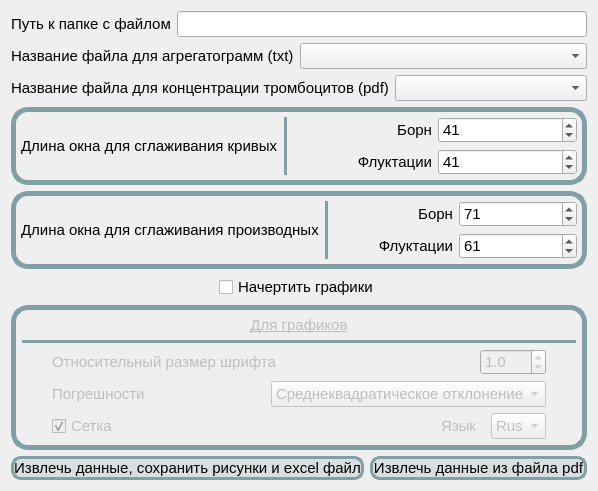
      <widget class="QWidget" name="tab_5">
       <attribute name="title">
        <string>Биола</string>
       </attribute>
       <layout class="QGridLayout" name="gridLayout_10">
        <item row="0" column="0">
         <layout class="QHBoxLayout" name="horizontalLayout_40">
          <item>
           <widget class="QLabel" name="lb_path_2">
            <property name="sizePolicy">
             <sizepolicy hsizetype="Preferred" vsizetype="Fixed">
              <horstretch>0</horstretch>
              <verstretch>0</verstretch>
             </sizepolicy>
            </property>
            <property name="font">
             <font>
              <family>Segoe UI</family>
              <pointsize>11</pointsize>
             </font>
            </property>
            <property name="text">
             <string>Путь к папке с файлом</string>
            </property>
           </widget>
          </item>
          <item>
           <widget class="QLineEdit" name="path_for_biola">
            <property name="font">
             <font>
              <pointsize>11</pointsize>
             </font>
            </property>
            <property name="toolTip">
             <string>&lt;html&gt;&lt;head/&gt;&lt;body&gt;&lt;p&gt;Путь к папке с файлом txt, который был сохранен из программы для Биолы&lt;/p&gt;&lt;/body&gt;&lt;/html&gt;</string>
            </property>
            <property name="text">
             <string/>
            </property>
           </widget>
          </item>
         </layout>
        </item>
        <item row="1" column="0">
         <layout class="QHBoxLayout" name="horizontalLayout_73">
          <item>
           <layout class="QHBoxLayout" name="horizontalLayout_41">
            <item>
             <widget class="QLabel" name="lb_path_3">
              <property name="sizePolicy">
               <sizepolicy hsizetype="Fixed" vsizetype="Minimum">
                <horstretch>0</horstretch>
                <verstretch>0</verstretch>
               </sizepolicy>
              </property>
              <property name="font">
               <font>
                <family>Segoe UI</family>
                <pointsize>11</pointsize>
               </font>
              </property>
              <property name="text">
               <string>Название файла для агрегатограмм (txt)</string>
              </property>
              <property name="alignment">
               <set>Qt::AlignLeading|Qt::AlignLeft|Qt::AlignVCenter</set>
              </property>
             </widget>
            </item>
            <item>
             <widget class="QComboBox" name="comboBox_biola">
              <property name="sizePolicy">
               <sizepolicy hsizetype="Preferred" vsizetype="Fixed">
                <horstretch>0</horstretch>
                <verstretch>0</verstretch>
               </sizepolicy>
              </property>
              <property name="font">
               <font>
                <pointsize>11</pointsize>
               </font>
              </property>
             </widget>
            </item>
           </layout>
          </item>
         </layout>
        </item>
        <item row="2" column="0">
         <layout class="QHBoxLayout" name="horizontalLayout_72">
          <item>
           <widget class="QLabel" name="lb_path_16">
            <property name="sizePolicy">
             <sizepolicy hsizetype="Fixed" vsizetype="Minimum">
              <horstretch>0</horstretch>
              <verstretch>0</verstretch>
             </sizepolicy>
            </property>
            <property name="font">
             <font>
              <family>Segoe UI</family>
              <pointsize>11</pointsize>
             </font>
            </property>
            <property name="text">
             <string>Название файла для концентрации тромбоцитов (pdf)</string>
            </property>
            <property name="alignment">
             <set>Qt::AlignLeading|Qt::AlignLeft|Qt::AlignVCenter</set>
            </property>
           </widget>
          </item>
          <item>
           <widget class="QComboBox" name="comboBox_biola_concentration">
            <property name="sizePolicy">
             <sizepolicy hsizetype="Preferred" vsizetype="Fixed">
              <horstretch>0</horstretch>
              <verstretch>0</verstretch>
             </sizepolicy>
            </property>
            <property name="font">
             <font>
              <pointsize>11</pointsize>
             </font>
            </property>
           </widget>
          </item>
         </layout>
        </item>
        <item row="3" column="0">
         <layout class="QVBoxLayout" name="verticalLayout_31">
          <item>
           <widget class="QFrame" name="vvvv">
            <property name="sizePolicy">
             <sizepolicy hsizetype="Preferred" vsizetype="Fixed">
              <horstretch>0</horstretch>
              <verstretch>0</verstretch>
             </sizepolicy>
            </property>
            <property name="styleSheet">
             <string notr="true">QFrame#vvvv{
border: 5px solid rgb(128, 160, 165);
border-radius: 17px;
}</string>
            </property>
            <layout class="QHBoxLayout" name="vvv">
             <property name="leftMargin">
              <number>5</number>
             </property>
             <property name="topMargin">
              <number>5</number>
             </property>
             <property name="rightMargin">
              <number>5</number>
             </property>
             <property name="bottomMargin">
              <number>5</number>
             </property>
             <item>
              <widget class="QLabel" name="label_15">
               <property name="sizePolicy">
                <sizepolicy hsizetype="Fixed" vsizetype="MinimumExpanding">
                 <horstretch>0</horstretch>
                 <verstretch>0</verstretch>
                </sizepolicy>
               </property>
               <property name="font">
                <font>
                 <pointsize>11</pointsize>
                </font>
               </property>
               <property name="toolTip">
                <string>&lt;html&gt;&lt;head/&gt;&lt;body&gt;&lt;p&gt;Это фильтр Савицкого-голея&lt;/p&gt;&lt;/body&gt;&lt;/html&gt;</string>
               </property>
               <property name="text">
                <string>Длина окна для сглаживания кривых</string>
               </property>
              </widget>
             </item>
             <item>
              <widget class="Line" name="line_16">
               <property name="sizePolicy">
                <sizepolicy hsizetype="Minimum" vsizetype="Minimum">
                 <horstretch>0</horstretch>
                 <verstretch>0</verstretch>
                </sizepolicy>
               </property>
               <property name="styleSheet">
                <string notr="true">color: rgb(128, 160, 165);</string>
               </property>
               <property name="frameShadow">
                <enum>QFrame::Plain</enum>
               </property>
               <property name="lineWidth">
                <number>4</number>
               </property>
               <property name="orientation">
                <enum>Qt::Vertical</enum>
               </property>
              </widget>
             </item>
             <item>
              <layout class="QVBoxLayout" name="verticalLayout_23">
               <item>
                <layout class="QHBoxLayout" name="horizontalLayout_46">
                 <item>
                  <widget class="QLabel" name="label_16">
                   <property name="sizePolicy">
                    <sizepolicy hsizetype="Expanding" vsizetype="Preferred">
                     <horstretch>0</horstretch>
                     <verstretch>0</verstretch>
                    </sizepolicy>
                   </property>
                   <property name="font">
                    <font>
                     <pointsize>11</pointsize>
                    </font>
                   </property>
                   <property name="text">
                    <string>Борн</string>
                   </property>
                   <property name="alignment">
                    <set>Qt::AlignRight|Qt::AlignTrailing|Qt::AlignVCenter</set>
                   </property>
                  </widget>
                 </item>
                 <item>
                  <widget class="QSpinBox" name="spinBox_biola_born_odd">
                   <property name="sizePolicy">
                    <sizepolicy hsizetype="Expanding" vsizetype="Fixed">
                     <horstretch>0</horstretch>
                     <verstretch>0</verstretch>
                    </sizepolicy>
                   </property>
                   <property name="font">
                    <font>
                     <pointsize>11</pointsize>
                    </font>
                   </property>
                   <property name="minimum">
                    <number>1</number>
                   </property>
                   <property name="maximum">
                    <number>201</number>
                   </property>
                   <property name="singleStep">
                    <number>2</number>
                   </property>
                   <property name="value">
                    <number>41</number>
                   </property>
                  </widget>
                 </item>
                </layout>
               </item>
               <item>
                <layout class="QHBoxLayout" name="horizontalLayout_47">
                 <item>
                  <widget class="QLabel" name="label_17">
                   <property name="sizePolicy">
                    <sizepolicy hsizetype="Expanding" vsizetype="Preferred">
                     <horstretch>0</horstretch>
                     <verstretch>0</verstretch>
                    </sizepolicy>
                   </property>
                   <property name="font">
                    <font>
                     <pointsize>11</pointsize>
                    </font>
                   </property>
                   <property name="text">
                    <string>Флуктации</string>
                   </property>
                   <property name="alignment">
                    <set>Qt::AlignRight|Qt::AlignTrailing|Qt::AlignVCenter</set>
                   </property>
                  </widget>
                 </item>
                 <item>
                  <widget class="QSpinBox" name="spinBox_biola_fluc_odd">
                   <property name="sizePolicy">
                    <sizepolicy hsizetype="Expanding" vsizetype="Fixed">
                     <horstretch>0</horstretch>
                     <verstretch>0</verstretch>
                    </sizepolicy>
                   </property>
                   <property name="font">
                    <font>
                     <pointsize>11</pointsize>
                    </font>
                   </property>
                   <property name="minimum">
                    <number>1</number>
                   </property>
                   <property name="maximum">
                    <number>201</number>
                   </property>
                   <property name="singleStep">
                    <number>2</number>
                   </property>
                   <property name="value">
                    <number>41</number>
                   </property>
                  </widget>
                 </item>
                </layout>
               </item>
              </layout>
             </item>
            </layout>
           </widget>
          </item>
          <item>
           <widget class="QFrame" name="lll">
            <property name="sizePolicy">
             <sizepolicy hsizetype="Preferred" vsizetype="Fixed">
              <horstretch>0</horstretch>
              <verstretch>0</verstretch>
             </sizepolicy>
            </property>
            <property name="styleSheet">
             <string notr="true">QFrame#lll{
border: 5px solid rgb(128, 160, 165);
border-radius: 17px;
}</string>
            </property>
            <layout class="QHBoxLayout" name="horizontalLayout_44">
             <property name="leftMargin">
              <number>5</number>
             </property>
             <property name="topMargin">
              <number>5</number>
             </property>
             <property name="rightMargin">
              <number>5</number>
             </property>
             <property name="bottomMargin">
              <number>5</number>
             </property>
             <item>
              <widget class="QLabel" name="label_12">
               <property name="sizePolicy">
                <sizepolicy hsizetype="Fixed" vsizetype="MinimumExpanding">
                 <horstretch>0</horstretch>
                 <verstretch>0</verstretch>
                </sizepolicy>
               </property>
               <property name="font">
                <font>
                 <pointsize>11</pointsize>
                </font>
               </property>
               <property name="toolTip">
                <string>Это фильтр Савицкого-голея</string>
               </property>
               <property name="text">
                <string>Длина окна для сглаживания производных</string>
               </property>
              </widget>
             </item>
             <item>
              <widget class="Line" name="line_17">
               <property name="sizePolicy">
                <sizepolicy hsizetype="Minimum" vsizetype="Minimum">
                 <horstretch>0</horstretch>
                 <verstretch>0</verstretch>
                </sizepolicy>
               </property>
               <property name="styleSheet">
                <string notr="true">color: rgb(128, 160, 165);</string>
               </property>
               <property name="frameShadow">
                <enum>QFrame::Plain</enum>
               </property>
               <property name="lineWidth">
                <number>4</number>
               </property>
               <property name="orientation">
                <enum>Qt::Vertical</enum>
               </property>
              </widget>
             </item>
             <item>
              <layout class="QVBoxLayout" name="verticalLayout_22">
               <item>
                <layout class="QHBoxLayout" name="horizontalLayout_42">
                 <item>
                  <widget class="QLabel" name="label_13">
                   <property name="sizePolicy">
                    <sizepolicy hsizetype="Expanding" vsizetype="Preferred">
                     <horstretch>0</horstretch>
                     <verstretch>0</verstretch>
                    </sizepolicy>
                   </property>
                   <property name="font">
                    <font>
                     <pointsize>11</pointsize>
                    </font>
                   </property>
                   <property name="text">
                    <string>Борн</string>
                   </property>
                   <property name="alignment">
                    <set>Qt::AlignRight|Qt::AlignTrailing|Qt::AlignVCenter</set>
                   </property>
                  </widget>
                 </item>
                 <item>
                  <widget class="QSpinBox" name="spinBox_biola_born">
                   <property name="sizePolicy">
                    <sizepolicy hsizetype="MinimumExpanding" vsizetype="Fixed">
                     <horstretch>0</horstretch>
                     <verstretch>0</verstretch>
                    </sizepolicy>
                   </property>
                   <property name="font">
                    <font>
                     <pointsize>11</pointsize>
                    </font>
                   </property>
                   <property name="minimum">
                    <number>1</number>
                   </property>
                   <property name="maximum">
                    <number>201</number>
                   </property>
                   <property name="singleStep">
                    <number>2</number>
                   </property>
                   <property name="value">
                    <number>71</number>
                   </property>
                  </widget>
                 </item>
                </layout>
               </item>
               <item>
                <layout class="QHBoxLayout" name="horizontalLayout_43">
                 <item>
                  <widget class="QLabel" name="label_14">
                   <property name="sizePolicy">
                    <sizepolicy hsizetype="Expanding" vsizetype="Preferred">
                     <horstretch>0</horstretch>
                     <verstretch>0</verstretch>
                    </sizepolicy>
                   </property>
                   <property name="font">
                    <font>
                     <pointsize>11</pointsize>
                    </font>
                   </property>
                   <property name="text">
                    <string>Флуктации</string>
                   </property>
                   <property name="alignment">
                    <set>Qt::AlignRight|Qt::AlignTrailing|Qt::AlignVCenter</set>
                   </property>
                  </widget>
                 </item>
                 <item>
                  <widget class="QSpinBox" name="spinBox_biola_fluc">
                   <property name="sizePolicy">
                    <sizepolicy hsizetype="Expanding" vsizetype="Fixed">
                     <horstretch>0</horstretch>
                     <verstretch>0</verstretch>
                    </sizepolicy>
                   </property>
                   <property name="font">
                    <font>
                     <pointsize>11</pointsize>
                    </font>
                   </property>
                   <property name="minimum">
                    <number>1</number>
                   </property>
                   <property name="maximum">
                    <number>201</number>
                   </property>
                   <property name="singleStep">
                    <number>2</number>
                   </property>
                   <property name="value">
                    <number>61</number>
                   </property>
                  </widget>
                 </item>
                </layout>
               </item>
              </layout>
             </item>
            </layout>
           </widget>
          </item>
          <item alignment="Qt::AlignHCenter">
           <widget class="QCheckBox" name="check_biola_plot_figs">
            <property name="enabled">
             <bool>true</bool>
            </property>
            <property name="font">
             <font>
              <family>Segoe UI</family>
              <pointsize>11</pointsize>
             </font>
            </property>
            <property name="text">
             <string>Начертить графики</string>
            </property>
            <property name="checked">
             <bool>false</bool>
            </property>
            <property name="tristate">
             <bool>false</bool>
            </property>
           </widget>
          </item>
          <item>
           <widget class="QFrame" name="plp">
            <property name="enabled">
             <bool>false</bool>
            </property>
            <property name="sizePolicy">
             <sizepolicy hsizetype="Preferred" vsizetype="Fixed">
              <horstretch>0</horstretch>
              <verstretch>0</verstretch>
             </sizepolicy>
            </property>
            <property name="styleSheet">
             <string notr="true">QFrame#plp{
border: 5px solid rgb(128, 160, 165);
border-radius: 17px;
}</string>
            </property>
            <layout class="QVBoxLayout" name="verticalLayout_30">
             <property name="leftMargin">
              <number>6</number>
             </property>
             <property name="topMargin">
              <number>6</number>
             </property>
             <property name="rightMargin">
              <number>6</number>
             </property>
             <property name="bottomMargin">
              <number>6</number>
             </property>
             <item>
              <widget class="QLabel" name="lb_color_pal_box_13">
               <property name="sizePolicy">
                <sizepolicy hsizetype="Expanding" vsizetype="Fixed">
                 <horstretch>0</horstretch>
                 <verstretch>0</verstretch>
                </sizepolicy>
               </property>
               <property name="font">
                <font>
                 <pointsize>11</pointsize>
                 <underline>true</underline>
                </font>
               </property>
               <property name="text">
                <string>Для графиков</string>
               </property>
               <property name="alignment">
                <set>Qt::AlignCenter</set>
               </property>
              </widget>
             </item>
             <item>
              <widget class="Line" name="line_18">
               <property name="font">
                <font>
                 <family>Segoe UI</family>
                 <pointsize>10</pointsize>
                </font>
               </property>
               <property name="styleSheet">
                <string notr="true">color: rgb(128, 160, 165);</string>
               </property>
               <property name="frameShadow">
                <enum>QFrame::Plain</enum>
               </property>
               <property name="lineWidth">
                <number>4</number>
               </property>
               <property name="orientation">
                <enum>Qt::Horizontal</enum>
               </property>
              </widget>
             </item>
             <item>
              <layout class="QVBoxLayout" name="verticalLayout_29">
               <property name="leftMargin">
                <number>30</number>
               </property>
               <property name="rightMargin">
                <number>30</number>
               </property>
               <item>
                <layout class="QHBoxLayout" name="horizontalLayout_61">
                 <item>
                  <widget class="QLabel" name="lb_color_pal_box_9">
                   <property name="sizePolicy">
                    <sizepolicy hsizetype="Expanding" vsizetype="Preferred">
                     <horstretch>0</horstretch>
                     <verstretch>0</verstretch>
                    </sizepolicy>
                   </property>
                   <property name="font">
                    <font>
                     <pointsize>11</pointsize>
                    </font>
                   </property>
                   <property name="text">
                    <string>Относительный размер шрифта</string>
                   </property>
                  </widget>
                 </item>
                 <item>
                  <widget class="QDoubleSpinBox" name="doubleSpinBox_Biola">
                   <property name="font">
                    <font>
                     <pointsize>11</pointsize>
                    </font>
                   </property>
                   <property name="decimals">
                    <number>1</number>
                   </property>
                   <property name="minimum">
                    <double>0.100000000000000</double>
                   </property>
                   <property name="singleStep">
                    <double>0.100000000000000</double>
                   </property>
                   <property name="value">
                    <double>1.000000000000000</double>
                   </property>
                  </widget>
                 </item>
                </layout>
               </item>
               <item>
                <layout class="QHBoxLayout" name="horizontalLayout_62">
                 <item>
                  <widget class="QLabel" name="lb_color_pal_box_10">
                   <property name="sizePolicy">
                    <sizepolicy hsizetype="Expanding" vsizetype="Preferred">
                     <horstretch>0</horstretch>
                     <verstretch>0</verstretch>
                    </sizepolicy>
                   </property>
                   <property name="font">
                    <font>
                     <pointsize>11</pointsize>
                    </font>
                   </property>
                   <property name="toolTip">
                    <string>Обозначение погрешностей на графике</string>
                   </property>
                   <property name="text">
                    <string>Погрешности</string>
                   </property>
                  </widget>
                 </item>
                 <item>
                  <widget class="QComboBox" name="comboBox_Biola_SD_or">
                   <property name="sizePolicy">
                    <sizepolicy hsizetype="Maximum" vsizetype="Fixed">
                     <horstretch>0</horstretch>
                     <verstretch>0</verstretch>
                    </sizepolicy>
                   </property>
                   <property name="font">
                    <font>
                     <pointsize>11</pointsize>
                    </font>
                   </property>
                   <item>
                    <property name="text">
                     <string>Среднеквадратическое отклонение</string>
                    </property>
                   </item>
                   <item>
                    <property name="text">
                     <string>Среднеквадратическая ошибка</string>
                    </property>
                   </item>
                   <item>
                    <property name="text">
                     <string>Доверительный интервал</string>
                    </property>
                   </item>
                   <item>
                    <property name="text">
                     <string>Перцентильный интервал</string>
                    </property>
                   </item>
                  </widget>
                 </item>
                </layout>
               </item>
               <item>
                <layout class="QHBoxLayout" name="horizontalLayout_63">
                 <item>
                  <widget class="QCheckBox" name="check_setka_biola">
                   <property name="enabled">
                    <bool>false</bool>
                   </property>
                   <property name="sizePolicy">
                    <sizepolicy hsizetype="Fixed" vsizetype="Preferred">
                     <horstretch>0</horstretch>
                     <verstretch>0</verstretch>
                    </sizepolicy>
                   </property>
                   <property name="font">
                    <font>
                     <pointsize>11</pointsize>
                    </font>
                   </property>
                   <property name="toolTip">
                    <string>Без флажка порядок будет таким, какой он в таблице</string>
                   </property>
                   <property name="text">
                    <string>Сетка</string>
                   </property>
                   <property name="checked">
                    <bool>true</bool>
                   </property>
                  </widget>
                 </item>
                 <item alignment="Qt::AlignRight">
                  <widget class="QLabel" name="lb_color_pal_box_11">
                   <property name="sizePolicy">
                    <sizepolicy hsizetype="Expanding" vsizetype="Preferred">
                     <horstretch>0</horstretch>
                     <verstretch>0</verstretch>
                    </sizepolicy>
                   </property>
                   <property name="font">
                    <font>
                     <pointsize>11</pointsize>
                    </font>
                   </property>
                   <property name="text">
                    <string>Язык  </string>
                   </property>
                  </widget>
                 </item>
                 <item>
                  <widget class="QComboBox" name="comboBox_Biola_language">
                   <property name="sizePolicy">
                    <sizepolicy hsizetype="Maximum" vsizetype="Fixed">
                     <horstretch>0</horstretch>
                     <verstretch>0</verstretch>
                    </sizepolicy>
                   </property>
                   <property name="font">
                    <font>
                     <pointsize>11</pointsize>
                    </font>
                   </property>
                   <item>
                    <property name="text">
                     <string>Rus</string>
                    </property>
                   </item>
                   <item>
                    <property name="text">
                     <string>Eng</string>
                    </property>
                   </item>
                  </widget>
                 </item>
                </layout>
               </item>
              </layout>
             </item>
            </layout>
           </widget>
          </item>
         </layout>
        </item>
        <item row="4" column="0">
         <layout class="QHBoxLayout" name="horizontalLayout_74">
          <item>
           <widget class="QPushButton" name="btn_biola">
            <property name="font">
             <font>
              <pointsize>11</pointsize>
             </font>
            </property>
            <property name="styleSheet">
             <string notr="true">background-color: rgba(128, 160, 165, 50);
border: 3px solid rgb(128, 160, 165);
border-radius: 10px;</string>
            </property>
            <property name="text">
             <string>Извлечь данные, сохранить рисунки и excel файл</string>
            </property>
           </widget>
          </item>
          <item>
           <widget class="QPushButton" name="btn_biola_concentration">
            <property name="font">
             <font>
              <pointsize>11</pointsize>
             </font>
            </property>
            <property name="styleSheet">
             <string notr="true">background-color: rgba(128, 160, 165, 50);
border: 3px solid rgb(128, 160, 165);
border-radius: 10px;</string>
            </property>
            <property name="text">
             <string>Извлечь данные из файла pdf</string>
            </property>
           </widget>
          </item>
         </layout>
        </item>
       </layout>
      </widget>
